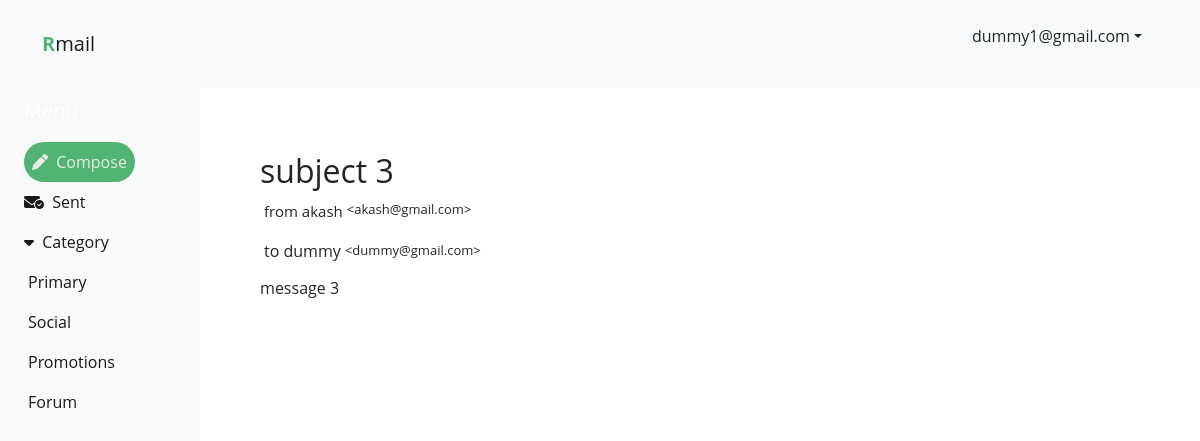
Page /rmail/details/12 (signed in) on the committed database.
### App_Login/models.py (models this page shows, shortened)
class User(AbstractBaseUser, PermissionsMixin):
    email = models.EmailField(unique=True, null= False)
    is_staff = models.BooleanField(
        ugettext_lazy('staff status'),
        default = False,
        help_text = ugettext_lazy('Designates whether the user can log in this site')
    )
    is_active = models.BooleanField(
        ugettext_lazy('active'),
        default=True,
        help_text=ugettext_lazy('Designate whether this user should be treated as active. Unselect this instead of deleting accounts')
    )
    USERNAME_FIELD = 'email'
    objects = MyUserManager()
    def __str__(self):
        return self.email

### App_Email/models.py (models this page shows)
class Email(models.Model):
    sender = models.ForeignKey(User, on_delete=models.CASCADE, related_name='sender')
    receiver = models.ForeignKey(User, on_delete=models.CASCADE, related_name='receiver')
    subject = models.TextField(max_length=50, blank=False, null=False)
    message = models.TextField(blank=False, null=False)
    category = models.TextField(blank=False, null=False)
    upload_date = models.DateTimeField(auto_now_add=True)
    class Meta:
        ordering = ['-upload_date', ]

### App_Email/views.py (the view)
# urls.py: path('details/<py>', views.emailDetail, name='emailDetail'),
@login_required
def emailDetail(request,py):
    print(py)
    try:
        email = Email.objects.get(pk=py)
    except Email.DoesNotExist:
        email = None
    if email:
        rcvUsername = str(email.receiver)
        sendUsername = str(email.sender)
        word1 = rcvUsername.split('@')
        word2 = sendUsername.split('@')
        return render(request, 'emailDetail.html', context={'title':email.subject, 'email': email, 'rcvUsername': word1[0], 'sendUsername': word2[0]})
    else:
        return render(request, 'page404.html')

### templates/emailDetail.html (shortened to what this page needs)
{% extends 'base.html' %}
{% block body_block %}
{% load crispy_forms_tags %}
<div class="p-5">
    <h2>{{email.subject}}</h2>
    <div class="d-flex">
        <p class="ms-1" style="font-size: 15px; margin-top:2px">from {{sendUsername}}</p>
        <p class="ms-1" style="font-size: 13px; margin-top:2px">&#60;{{email.sender}}&#62;</p>
    </div>
    <div class="d-flex">
        <p class="ms-1" style="font-size: 15px; margin-top:2px"></p>to
            {% if email.receiver == request.user %}
                you
            {% else %}
                {{rcvUsername}}
            {% endif %}
        <p class="ms-1" style="font-size: 13px; margin-top:2px">&#60;{{email.receiver}}&#62;</p>
    </div>
    <div>
        <p>
            {{email.message}}
        </p>
    </div>
</div>
{% endblock %}

### templates/base.html (shortened to what this page needs)
{% load static %}
<!DOCTYPE html>
<html lang="en">
<head>
    <link href="https://cdn.jsdelivr.net/npm/bootstrap@5.0.2/dist/css/bootstrap.min.css" rel="stylesheet">
    <link rel="stylesheet" href="https://cdnjs.cloudflare.com/ajax/libs/font-awesome/6.1.1/css/all.min.css"
 />
</head>
<body>
  <nav class="navbar navbar-expand-lg navbar-light bg-light">
    <div class="container">
      <a class="navbar-brand" href="{% url 'App_Email:home'%}">
        <span class="fw-bold" style="color: #51B473;">R</span>mail
      </a>
      <div class="collapse navbar-collapse" id="navbarTogglerDemo02">
        <ul>
        {% if request.user.is_authenticated %}
          <div class="dropdown">
              <a href="#" class="d-flex align-items-center justify-content-center p-3 link-dark text-decoration-none dropdown-toggle" id="dropdownUser3" data-bs-toggle="dropdown" aria-expanded="false">
                {{request.user}}
              </a>
          </div>
          {% endif %}
        </ul>
      </div>
    </div>
  </nav>
  <div class="container-fluid">
    <div class="row flex-nowrap">
        <div class="col-auto col-md-3 col-xl-2 px-sm-2 px-0 bg-light">
            <div class="d-flex flex-column align-items-center align-items-sm-start px-3 pt-2 text-white min-vh-100">
                <a href="/" class="d-flex align-items-center pb-3 mb-md-0 me-md-auto text-white text-decoration-none">
                    <span class="fs-5 d-none d-sm-inline">Menu</span>
                </a>
                <ul class="nav nav-pills flex-column mb-sm-auto mb-0 align-items-center align-items-sm-start" id="menu">
                    <li class="nav-item rounded-pill px-2" style="background-color: #51B473;">
                      <a href="{% url 'App_Email:emailCreate'%}" class="nav-link align-middle px-0" style="color: rgba(250, 244, 244, 0.9);">
                        <i class="fa-solid fa-pen"></i> <span class="ms-1 d-none d-sm-inline">Compose</span>
                      </a>
                  </li>
                    <li class="nav-item">
                      <a href="{% url 'App_Email:emailSent'%}" class="nav-link align-middle px-0" style="color: rgba(0,0,0,.9);">
                        <i class="fa-solid fa-envelope-circle-check"></i> <span class="ms-1 d-none d-sm-inline">Sent</span>
                      </a>
                  </li>
                    <li>
                        <a href="#submenu1" data-bs-toggle="collapse" class="nav-link px-0 align-middle" style="color: rgba(0,0,0,.9);">
                          <i class="fa-solid fa-caret-down"></i> <span class="ms-1 d-none d-sm-inline">Category</span> </a>
                        <ul class="collapse show nav flex-column ms-1" id="submenu1" data-bs-parent="#menu">
                            <li class="w-100">
                                <a href="{% url 'App_Email:emailDetail' slug='primary'%}" class="nav-link px-0" style="color: rgba(0,0,0,.9);"> <span class="d-none d-sm-inline">Primary</span></a>
                            </li>
                            <li>
                                <a href="{% url 'App_Email:emailDetail' slug='social'%}" class="nav-link px-0" style="color: rgba(0,0,0,.9);"> <span class="d-none d-sm-inline">Social</span></a>
                            </li>
                            <li>
                              <a href="{% url 'App_Email:emailDetail' slug='promotions'%}" class="nav-link px-0" style="color: rgba(0,0,0,.9);"> <span class="d-none d-sm-inline">Promotions</span></a>
                          </li>
                          <li>
                            <a href="{% url 'App_Email:emailDetail' slug='forum'%}" class="nav-link px-0" style="color: rgba(0,0,0,.9);"> <span class="d-none d-sm-inline">Forum</span></a>
                        </li>
                        </ul>
                    </li>
                </ul>
            </div>
        </div>
        <div class="col py-3">
            {% block body_block %} {% endblock %}
        </div>
    </div>
</div>
</body>
</html>

### templates/base.html (style rules this page uses)
* { margin: 0; padding: 0; font-family: 'Open Sans', sans-serif; box-sizing: border-box; }

### rows in the picture
User: user "dummy1@gmail.com"
Email: subject "subject 3", sender "akash@gmail.com", receiver "dummy@gmail.com", message "message 3"

### other values in the picture
{{ sendUsername }} "akash"
{{ rcvUsername }} "dummy"
